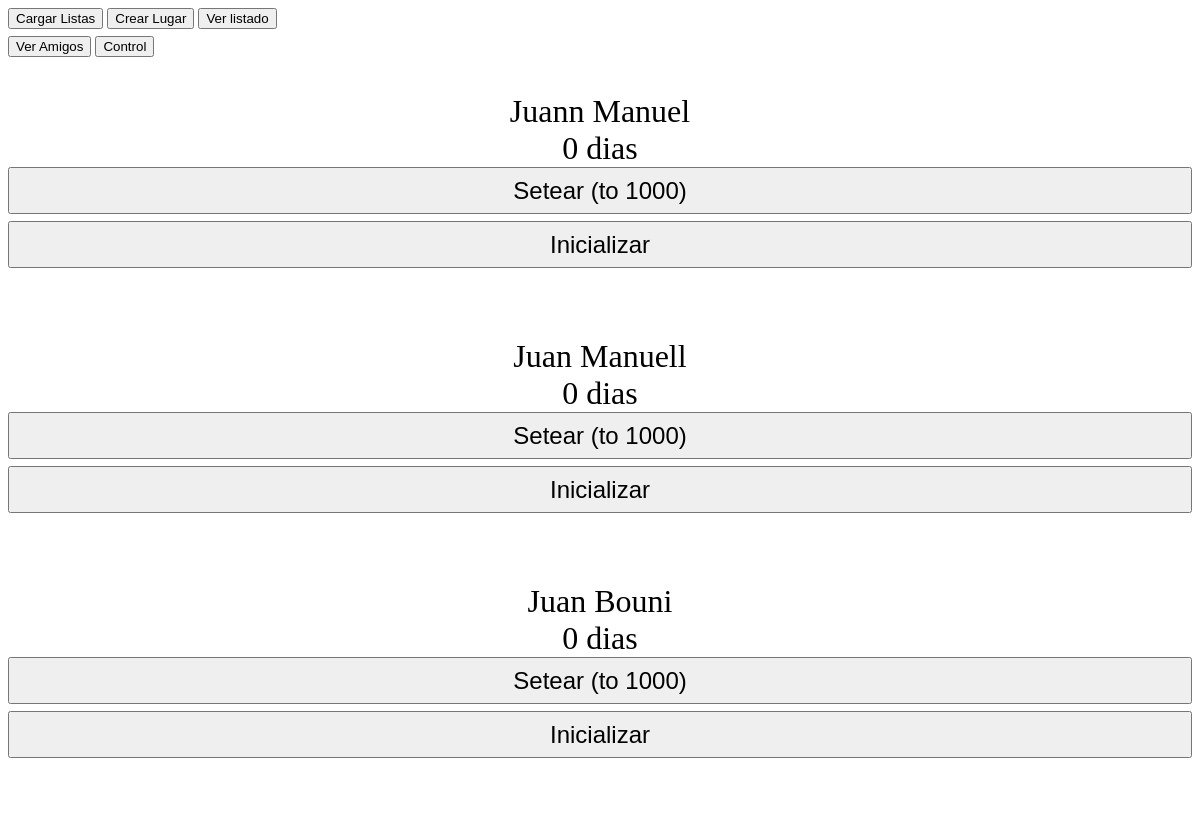
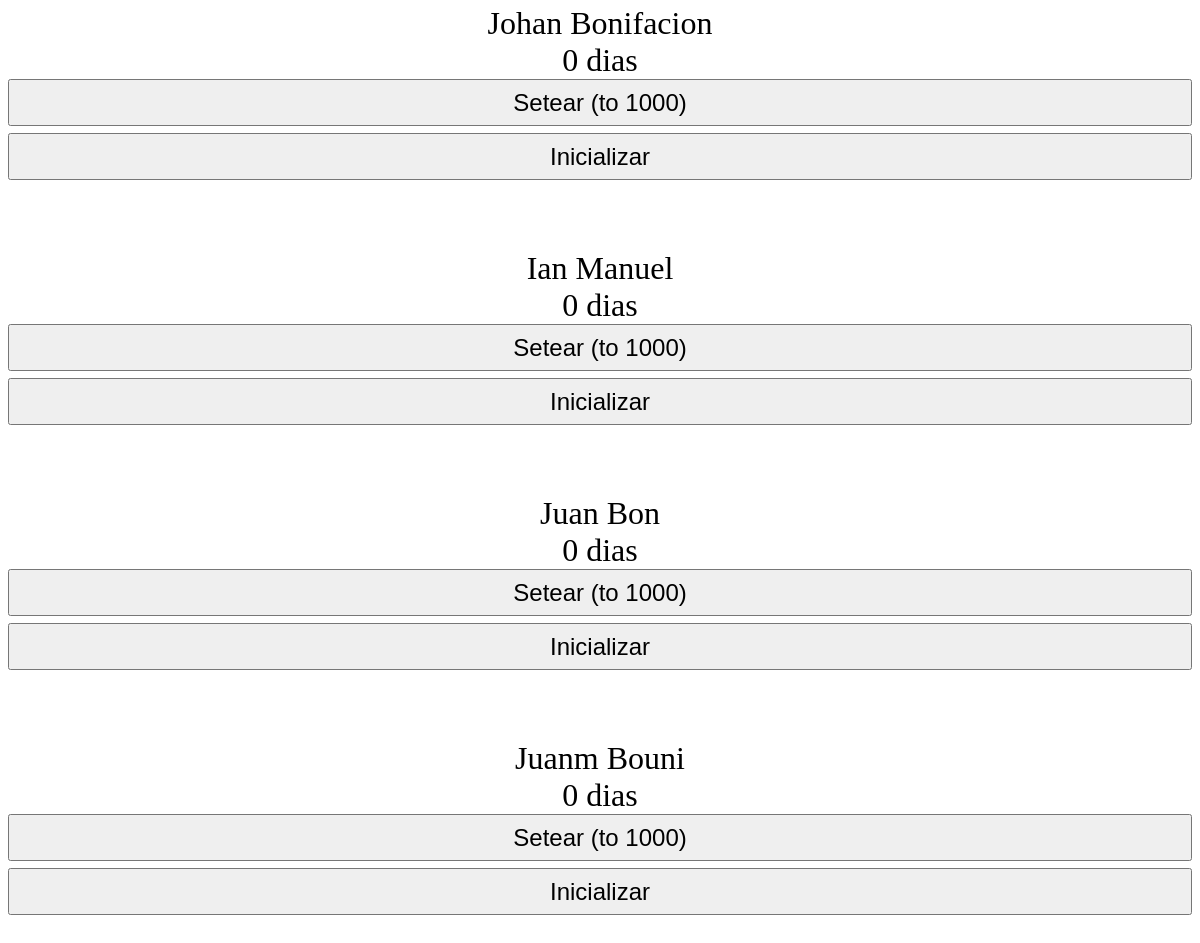
The page /mesa/index.php?type=control on the database its author committed (2 pictures, top to bottom).
### tables this page shows
CREATE TABLE IF NOT EXISTS `account` (
  `id` int(11) NOT NULL AUTO_INCREMENT,
  `account` text,
  `fb_id` text,
  PRIMARY KEY (`id`)
);

### mesa/index.php (the view, shortened to what this page needs)
<?php
 $conexion = new PDO('mysql:host=sql101.eshost.com.ar;dbname=eshos_22364449_listas;charset=UTF8', 'eshos_22364449', 'cocom1ke');
	$conexion->setAttribute(PDO::ATTR_ERRMODE, PDO::ERRMODE_EXCEPTION);
?>
<?php
if(!empty($_GET)){
if(!empty($_GET['type'])  && ($_GET['type']=="control") ){
	?>
	<?php
		$consulta = "select * from account";
	    foreach ($conexion->query($consulta, PDO::FETCH_ASSOC) as $item88) $ffri88[] = $item88;
}
}
?>
<a href="?type=listado"><button> Cargar Listas</button></a>
<a  href="?type=create_lugar"><button> Crear Lugar</button></a>
<a href="?type=ver_listas"><button> Ver listado</button></a>
<a href="?type=ver_migos"><button style="margin-top:  7px;"> Ver Amigos</button></a>
<a href="?type=control"><button style="margin-top:  7px;"> Control</button></a>
<?php
if(!empty($_GET['type'])  && ($_GET['type']=="control") ){
foreach ($ffri88 as $key44 => $value44) { ?>
	<div class="viaje1" > <?php echo $value44['account']; ?></div>
	<div class="viaje1" >
	<?php
	$dias = 0;
	echo $dias;
	?>
	 dias </div>
	<div class="viaje2" style="clear:both"><button onclick="mandar(<?php echo $value44['id']; ?>)" class="viaje5"  />Setear (to 1000)</button></div>
	<div class="viaje2" style="clear:both;margin-top: 7px"><button onclick="ahuevo(<?php echo $value44['id']; ?>)" class="viaje5"  />Inicializar</button></div>
	<div class="viaje3" style="margin-bottom: 20px"></div>
	<?php
}
?>
<?php
exit;
	}
?>

### mesa/index.php (style rules this page uses)
a { text-decoration: none; }
.viaje1 { font-size: 32px; text-align: center; }
.viaje5 { font-size: 24px; width: 100%; height: 6%; text-align: center; }
.viaje3 { padding-bottom: 50px; text-align: center; }

### rows shown on the page
account: account "Juann Manuel", dias "0"
account: account "Juan Manuell", dias "0"
account: account "Juan Bouni", dias "0"
account: account "Johan Bonifacion", dias "0"
account: account "Ian Manuel", dias "0"
account: account "Juan Bon", dias "0"
account: account "Juanm Bouni", dias "0"
